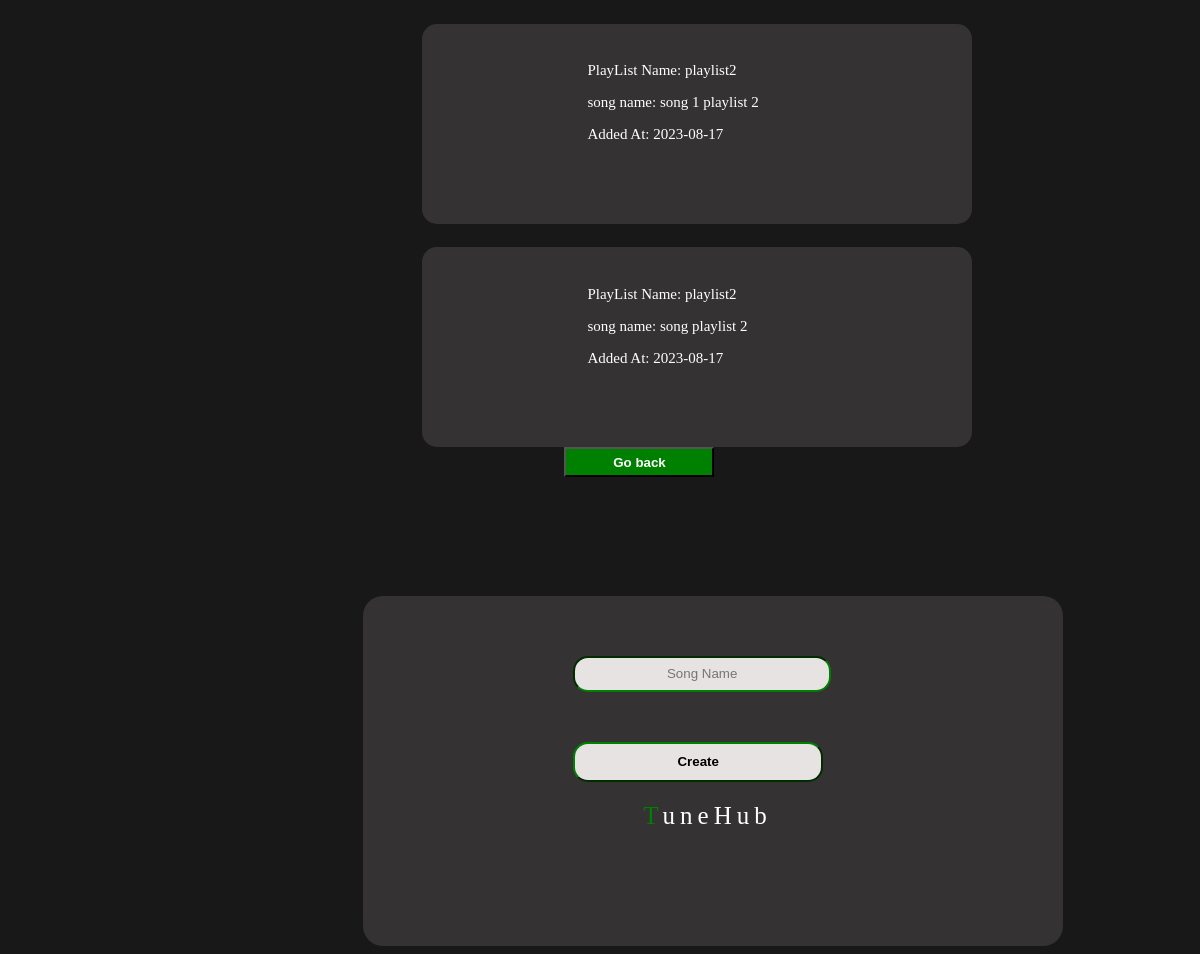
Screenshot of /show.php?playListId=2 with the database file from the repository.
### tables this page shows
CREATE TABLE `song` (
  `Sname` varchar(50) NOT NULL,
  `playlistId` int(11) NOT NULL,
  `songId` int(11) NOT NULL,
  `addedAt` date NOT NULL
);

CREATE TABLE `playlists` (
  `playlistname` varchar(50) NOT NULL,
  `id` int(11) NOT NULL,
  `User_id` int(11) NOT NULL,
  `created_at` timestamp NOT NULL DEFAULT current_timestamp() ON UPDATE current_timestamp()
);

### show.php (the view, shortened to what this page needs)
<?php
if (isset($_GET['playListId'])) {
    $PLI = $_GET['playListId'];
    $servername = "localhost";
    $username = "root";
    $password = "";
    $dbname = "music_webapp";
    $conn = new mysqli($servername, $username, $password, $dbname);
    $sql = "SELECT song.Sname,song.addedAt,playlists.playlistname from song,playlists where song.playlistId='$PLI'&&playlists.id='$PLI' ";
    $result = $conn->query($sql);
} else {
    echo '<li class="list-group-item">PlayList Id not provided</li>';
}
?>
<!DOCTYPE html>
<html lang="en">
<head>
</head>
<?php
if ($result->num_rows > 0) {
    while ($row = $result->fetch_assoc()) {
        ?>
        <div class="containor">
            <div class="data">PlayList Name:
                <?php echo $row["playlistname"] ?>
                <p> song name:
                    <?php echo $row["Sname"] ?>
                </p>
                <p>Added At:
                    <?php echo $row["addedAt"] ?>
                </p>
            </div>
        </div>
    <?php }
    echo '<button type="submit" class="btn goback"><a href="add.php">Go back</a></button>';
} else {
    echo '<div style="color:white; font-weight: bold; margin-left:45%;margin-top:7%;font-size:20px;">Add New songs Now!!</div>';
}
?>
<div class="forForm">
    <form action="<?php $_PHP_SELF ?>" method="post">
        <div class="in"><input name="songName" placeholder="Song Name" style="text-align:center"></div>
        <div class="in2"> <input type="submit" value="Create" name="create" id="sub"></div>
    </form>
    <div class="logo" id="nameApp">TuneHub</div>
</div>
</body>
</html>

### show.php (style rules this page uses)
.forForm { background-color: rgb(52, 50, 50); margin-left: 30%; margin-top: 10%; width: 700px; height: 350px; border-radius: 20px; }
input { background-color: rgb(232, 227, 227); text-align: center; border-radius: 15px; width: 250px; height: 30px; border-color: green; }
.in { padding-top: 60px; padding-left: 30%; }
.in2 { padding-top: 50px; padding-left: 30%; }
#sub { border-color: green; height: 40px; font-weight: bold; }
#nameApp::first-letter { color: green; font-family: logo; }
.logo { padding-top: 20px; color: rgb(255, 255, 255); font-size: 25px; padding-left: 40%; font-family: logo; letter-spacing: .2em; width: fit-content; height: fit-content; }
.containor { background-color: rgb(52, 50, 50); color: white; margin-left: 35%; margin-top: 2%; width: 550px; height: 200px; border-radius: 15px; font-size: 15px; }
.data { margin-left: 30%; padding-top: 7%; }
.btn { background-color: green; width: 150px; height: 30px; margin-left: 20px; }
a { text-decoration: none; color: white; font-weight: bold; }
.goback { margin-left: 47%; }

### rows the page displays
song: playlistId.playlistname "playlist2", Sname "song 1 playlist 2", addedAt "2023-08-17"
song: playlistId.playlistname "playlist2", Sname "song playlist 2", addedAt "2023-08-17"
